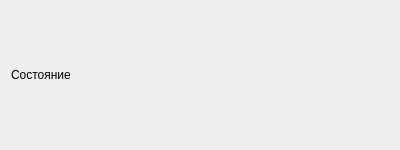
<?xml version="1.0" encoding="UTF-8"?>
<ui version="4.0">
 <class>SendSmsDialog</class>
 <widget class="QDialog" name="SendSmsDialog">
  <property name="geometry">
   <rect>
    <x>0</x>
    <y>0</y>
    <width>400</width>
    <height>150</height>
   </rect>
  </property>
  <property name="windowTitle">
   <string>Отправка SMS</string>
  </property>
  <layout class="QVBoxLayout" name="verticalLayout">
   <item>
    <spacer name="verticalSpacer">
     <property name="orientation">
      <enum>Qt::Vertical</enum>
     </property>
     <property name="sizeHint" stdset="0">
      <size>
       <width>20</width>
       <height>43</height>
      </size>
     </property>
    </spacer>
   </item>
   <item>
    <widget class="QLabel" name="statusLabel">
     <property name="text">
      <string>Состояние</string>
     </property>
    </widget>
   </item>
   <item>
    <spacer name="verticalSpacer_2">
     <property name="orientation">
      <enum>Qt::Vertical</enum>
     </property>
     <property name="sizeHint" stdset="0">
      <size>
       <width>20</width>
       <height>40</height>
      </size>
     </property>
    </spacer>
   </item>
  </layout>
 </widget>
 <resources/>
 <connections/>
</ui>
